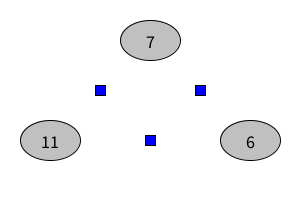
Frame 1 (no input)
Frame 60 (the mouse pressed at the canvas centre just before this capture): identical to frame 1, image omitted
Frame 120 (the mouse held since frame 60 and released just before this capture): identical to frame 1, image omitted

The Processing sketch that drew this single still picture (run headless with seeded random() and noise(); from frame 60 on, the mouse is pressed at the canvas centre):

// Processing sketch: processing_116320
// ── processing_116320.pde

int[] pile = {11,7,6};
int[] pileX = {20, 120, 220};
int[] pileY = {120, 20, 120};
int[] buttonX = {95, 145, 195};
int[] buttonY = {85, 135, 85};
int[] first = {0, 0, 1};
int[] second = {1, 2, 2};
int active = -1;

void setup(){
  size(300,200);
  textSize(18);
}


void draw(){
  background(255);
  for (int i=0; i<3; i++) {
    if (i == active) {
      fill(255,192,192);
    } else {
      fill(192);
    }
    ellipse(pileX[i]+30, pileY[i]+20, 60, 40);
    if (pile[i] > 0) {
      String s = "" + pile[i];
      float sw = textWidth(s);
      fill(0);
      text(s, pileX[i]+30-sw/2, pileY[i]+28);
    }
    fill(0,0,255);
    rect(buttonX[i], buttonY[i], 10, 10);
  }
}

void keyPressed(){
  if (active >= 0) {
  
    if (key == 32) {
      pile[active] = 0;
    } else {
      int digit = key - 48;
      if ((digit >= 0) && (digit <= 9)){
        pile[active] = 10 * (pile[active] % 100) + digit;
      }
    }
  }
}

void mousePressed(){
  int mx = mouseX;
  int my = mouseY;
  active = -1;
  for (int i=0; i<3; i++){
    int dx = abs(mx - 30 - pileX[i]);
    int dy = abs(my - 20 - pileY[i]);
    if ((dx <= 30) && (dy <= 20)) {
      active = i;
      break;
    }
  }
  if (active == -1) {
    for (int i=0; i<3; i++) {
      int dx = abs(mx - 5 - buttonX[i]);
      int dy = abs(my - 5 - buttonY[i]);
      if ((dx <= 5) && (dy <= 5)) {
        int s = pile[first[i]] + pile[second[i]];
        if (s > 0) {
          pile[first[i]] = 2*pile[first[i]] % s;
          pile[second[i]] = 2*pile[second[i]] % s;
          if (pile[second[i]] == 0) {
            pile[first[i]] = s;
          }
        }
      }
    }
  } 
}
